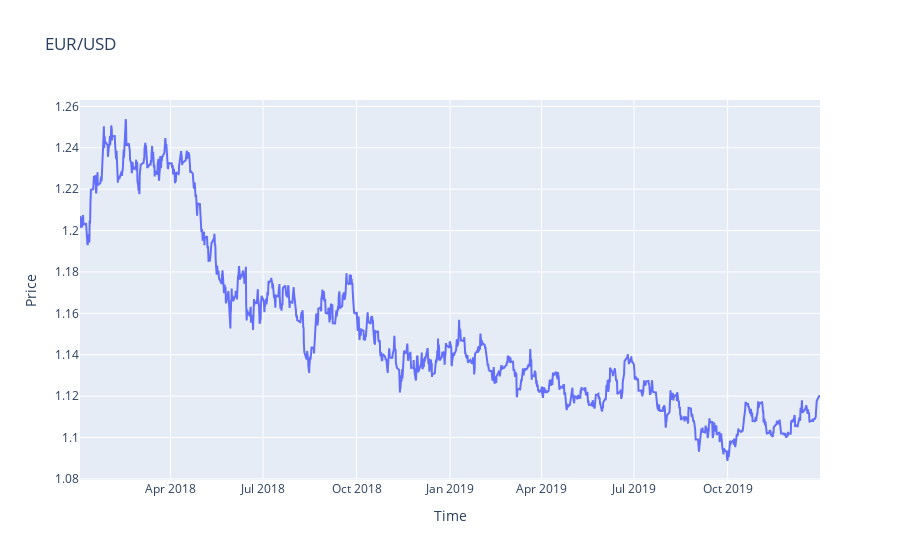

Write notebook code for a chart like this one.
### Markdown cell above
Since the only attribute we need is closing price
we modify the data frame

### Code cell
fig = go.Figure()

fig.add_trace(go.Scatter(x=data.index, y=data.Close, name='Close'))

fig.update_layout(title='EUR/USD', xaxis_title='Time', yaxis_title='Price')

fig.show()

### Figure 1 — Plotly figure (JSON) as saved in the notebook; plotly's stock layout.template omitted (floating-point values rounded to 4 significant figures; data arrays with more than 128 entries replaced by an {"elided": "..."} marker saying what was removed)
{"data": [{"name": "Close", "type": "scatter", "x": {"elided": "2070 str values"}, "y": {"elided": "2070 float values"}}], "layout": {"title": {"text": "EUR/USD"}, "xaxis": {"title": {"text": "Time"}}, "yaxis": {"title": {"text": "Price"}}}}
